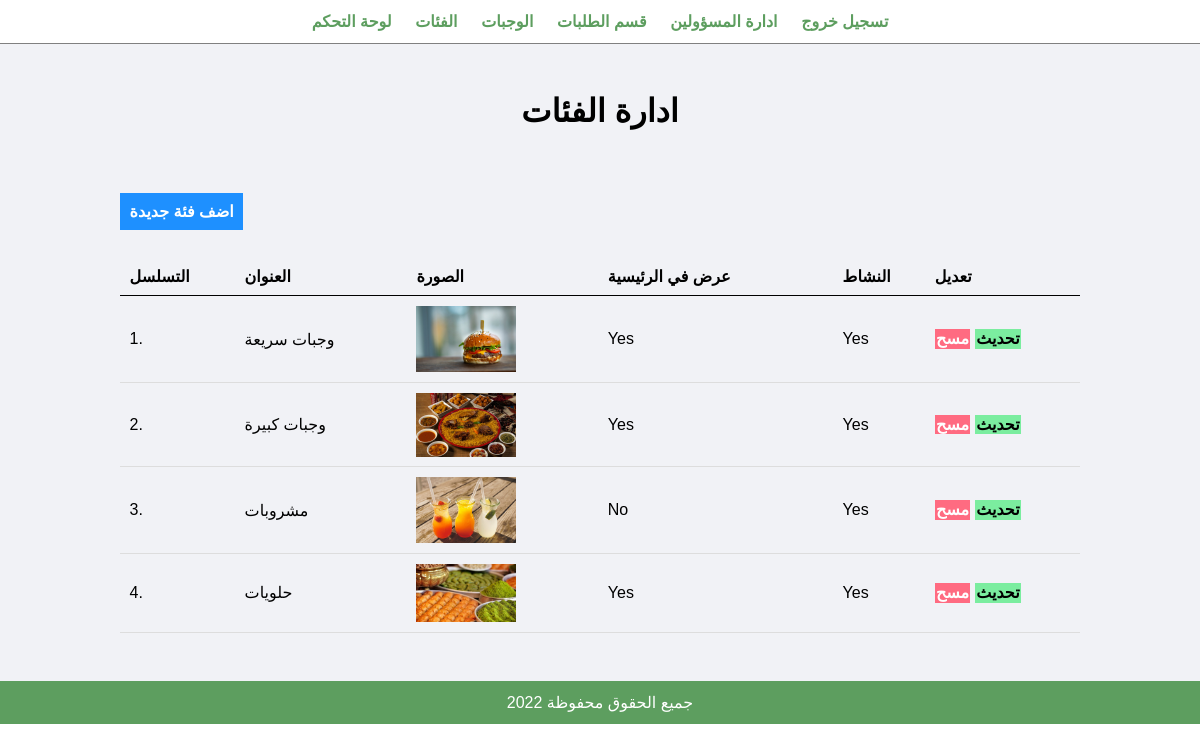
The page /admin/manage-category.php (signed in) on the database its author committed.
### tables this page shows
CREATE TABLE `tbl_category` (
  `id` int(10) UNSIGNED NOT NULL,
  `title` varchar(100) NOT NULL,
  `image_name` varchar(255) NOT NULL,
  `featured` varchar(10) NOT NULL,
  `active` varchar(10) NOT NULL
);

### admin/manage-category.php (the view, shortened to what this page needs)
<?php include('partials/menu.php'); ?>
<div class="main-content">
    <div class="wrapper">
        <h1 style="text-align: center;">ادارة الفئات</h1>
        <br /><br />
        <br><br>
                <a href="<?php echo SITEURL; ?>admin/add-category.php" class="btn-primary">اضف فئة جديدة</a>
                <br /><br /><br />
                <table class="tbl-full">
                    <tr>
                        <th>التسلسل</th>
                        <th>العنوان</th>
                        <th>الصورة</th>
                        <th>عرض في الرئيسية</th>
                        <th>النشاط</th>
                        <th>تعديل</th>
                    </tr>
                    <?php
                        $sql = "SELECT * FROM tbl_category";
                        $res = mysqli_query($conn, $sql);
                        $count = mysqli_num_rows($res);
                        $sn=1;
                        if($count>0)
                        {
                            while($row=mysqli_fetch_assoc($res))
                            {
                                $id = $row['id'];
                                $title = $row['title'];
                                $image_name = $row['image_name'];
                                $featured = $row['featured'];
                                $active = $row['active'];
                                ?>
                                    <tr>
                                        <td><?php echo $sn++; ?>. </td>
                                        <td><?php echo $title; ?></td>
                                        <td>
                                            <?php
                                                if($image_name!="")
                                                {
                                                    ?>
                                                    <img src="<?php echo SITEURL; ?>images/category/<?php echo $image_name; ?>" width="100px" >
                                                    <?php
                                                }
                                                else
                                                {
                                                    echo "<div class='error'>الصورة غير مضافة.</div>";
                                                }
                                            ?>
                                        </td>
                                        <td><?php echo $featured; ?></td>
                                        <td><?php echo $active; ?></td>
                                        <td>
                                            <a href="<?php echo SITEURL; ?>admin/update-category.php?id=<?php echo $id; ?>" class="btn-secondary">تحديث</a>
                                            <a href="<?php echo SITEURL; ?>admin/delete-category.php?id=<?php echo $id; ?>&image_name=<?php echo $image_name; ?>" class="btn-danger">مسح</a>
                                        </td>
                                    </tr>
                                <?php
                            }
                        }
                        else
                        {
                            ?>
                            <tr>
                                <td colspan="6"><div class="error">لايوجد فئات مضافة الان.</div></td>
                            </tr>
                            <?php
                        }
                    ?>
                </table>
    </div>
</div>
<?php include('partials/footer.php'); ?>

### admin/partials/menu.php (shortened to what this page needs)
<html>
    <head>
        <link rel="stylesheet" href="../css/admin.css">
    </head>
    <body>
        <div class="menu text-center">
            <div class="wrapper">
                <ul>
                    <li><a href="index.php">لوحة التحكم</a></li>
                    <li><a href="manage-category.php">الفئات</a></li>
                    <li><a href="manage-food.php">الوجبات</a></li>
                    <li><a href="manage-order.php">قسم الطلبات</a></li>
                    <li><a href="manage-admin.php">ادارة المسؤولين</a></li>
                    <li><a href="logout.php">تسجيل خروج</a></li>
                </ul>
            </div>
        </div>

### admin/partials/footer.php
<div class="footer">
            <div class="wrapper">
                <p class="text-center"><?php echo date("Y"); ?> جميع الحقوق محفوظة </a></p>
            </div>
        </div>
    </body>
</html>

### css/admin.css (style rules this page uses)
* { margin: 0; padding: 0; font-family: Arial, Helvetica, sans-serif; }
.wrapper { padding: 1%; width: 80%; margin: 0 auto; }
.text-center { text-align: center; }
.tbl-full { width: 100%; }
table { border-collapse: collapse; width: 100%; }
th, td { padding: 8px; text-align: left; border-bottom: 1px solid #ddd; }
table tr th { border-bottom: 1px solid black; padding: 1%; text-align: left; }
table tr td { padding: 1%; }
.btn-primary { background-color: #1e90ff; padding: 1%; color: white; text-decoration: none; font-weight: bold; }
.btn-secondary { background-color: #7bed9f; padding: 1%; color: black; text-decoration: none; font-weight: bold; }
.btn-danger { background-color: #ff6b81; padding: 1%; color: white; text-decoration: none; font-weight: bold; }
.menu { border-bottom: 1px solid grey; }
.menu ul { list-style-type: none; }
.menu ul li { display: inline; padding: 1%; }
.menu ul li a { text-decoration: none; font-weight: bold; color: #5d9e5f; }
.main-content { background-color: #f1f2f6; padding: 3% 0; }
.footer { background-color: #5d9e5f; color: white; }

### rows shown on the page
tbl_category: title "وجبات سريعة", image_name (picture), featured "Yes", active "Yes"
tbl_category: title "وجبات كبيرة", image_name (picture), featured "Yes", active "Yes"
tbl_category: title "مشروبات", image_name (picture), featured "No", active "Yes"
tbl_category: title "حلويات", image_name (picture), featured "Yes", active "Yes"
